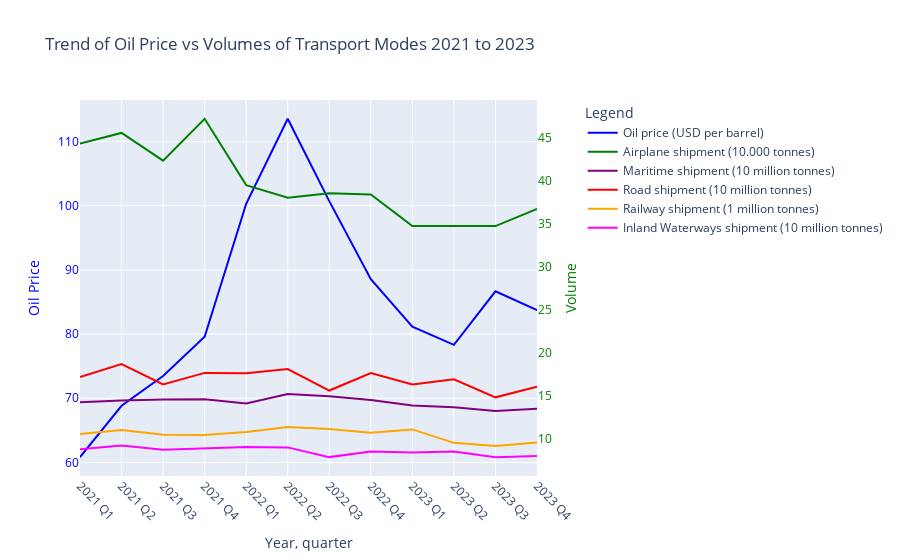

The notebook cell this image was saved under:
### Code cell
import plotly.graph_objects as go

# Create figure with dual y-axes
fig = go.Figure()

# Add Oil Price trace
fig.add_trace(go.Scatter(
    x=df['Year, Month'],
    y=df['Price'],
    name='Oil price (USD per barrel)',
    line=dict(color='blue', dash='solid'),
    yaxis='y1'  # Link to the primary y-axis
))

# Add Airplane Mode trace
fig.add_trace(go.Scatter(
    x=df['Year, Month'],
    y=df['Airplane Mode'],
    name='Airplane shipment (10.000 tonnes)',
    line=dict(color='green', dash='solid'),
    yaxis='y2'  # Link to the secondary y-axis
))

# Add Maritime Mode trace
fig.add_trace(go.Scatter(
    x=df['Year, Month'],
    y=df['Maritime Mode'],
    name='Maritime shipment (10 million tonnes)',
    line=dict(color='purple', dash='solid'),
    yaxis='y2'  # Link to the secondary y-axis
))

# Add Road Mode trace
fig.add_trace(go.Scatter(
    x=df['Year, Month'],
    y=df['Road Mode'],
    name='Road shipment (10 million tonnes)',
    line=dict(color='red', dash='solid'),
    yaxis='y2'  # Link to the secondary y-axis
))

# Add Railway Mode trace
fig.add_trace(go.Scatter(
    x=df['Year, Month'],
    y=df['Railway Mode'],
    name='Railway shipment (1 million tonnes)',
    line=dict(color='orange', dash='solid'),
    yaxis='y2'  # Link to the secondary y-axis
))

# Add Inland Waterways Mode trace
fig.add_trace(go.Scatter(
    x=df['Year, Month'],
    y=df['Inland Waterways Mode'],
    name='Inland Waterways shipment (10 million tonnes)',
    line=dict(color='magenta', dash='solid'),
    yaxis='y2'  # Link to the secondary y-axis
))

# Set up the layout with dual y-axes
fig.update_layout(
    title='Trend of Oil Price vs Volumes of Transport Modes 2021 to 2023',
    xaxis=dict(
        title='Year, quarter',
        showgrid=True,
        tickangle=45
    ),
    yaxis=dict(
        title='Oil Price',
        showgrid=True,
        titlefont=dict(color='blue'),
        tickfont=dict(color='blue')
    ),
    yaxis2=dict(
        title='Volume',
        overlaying='y',  # Overlay it on the primary y-axis
        side='right',    # Place it on the right
        showgrid=False,
        titlefont=dict(color='green'),
        tickfont=dict(color='green')
    ),
    legend_title_text='Legend',
    legend=dict(
        x=1.1,  # Move legend outside to the right
        y=1,     # Align legend to the top
        xanchor='left',  # Position the legend starting from the left
        yanchor='top',   # Align it with the top of the graph
        orientation='v'  # Set legend vertically
    ),
    hovermode='x unified'
)

fig.show()

### Figure 1 — Plotly figure (JSON) as saved in the notebook; plotly's stock layout.template omitted (floating-point values rounded to 4 significant figures)
{"data": [{"line": {"color": "blue", "dash": "solid"}, "name": "Oil price (USD per barrel)", "type": "scatter", "x": ["2021 Q1", "2021 Q2", "2021 Q3", "2021 Q4", "2022 Q1", "2022 Q2", "2022 Q3", "2022 Q4", "2023 Q1", "2023 Q2", "2023 Q3", "2023 Q4", null, null, null, null, null, null, null, null, null, null, null, null, null, null, null], "y": [60.82, 68.83, 73.47, 79.59, 100.3, 113.5, 100.7, 88.56, 81.17, 78.32, 86.66, 83.72, null, null, null, null, null, null, null, null, null, null, null, null, null, null, null], "yaxis": "y"}, {"line": {"color": "green", "dash": "solid"}, "name": "Airplane shipment (10.000 tonnes)", "type": "scatter", "x": ["2021 Q1", "2021 Q2", "2021 Q3", "2021 Q4", "2022 Q1", "2022 Q2", "2022 Q3", "2022 Q4", "2023 Q1", "2023 Q2", "2023 Q3", "2023 Q4", null, null, null, null, null, null, null, null, null, null, null, null, null, null, null], "y": [44.35, 45.59, 42.36, 47.23, 39.52, 38.06, 38.58, 38.43, 34.77, 34.74, 34.76, 36.76, null, null, null, null, null, null, null, null, null, null, null, null, null, null, null], "yaxis": "y2"}, {"line": {"color": "purple", "dash": "solid"}, "name": "Maritime shipment (10 million tonnes)", "type": "scatter", "x": ["2021 Q1", "2021 Q2", "2021 Q3", "2021 Q4", "2022 Q1", "2022 Q2", "2022 Q3", "2022 Q4", "2023 Q1", "2023 Q2", "2023 Q3", "2023 Q4", null, null, null, null, null, null, null, null, null, null, null, null, null, null, null], "y": [14.27, 14.48, 14.59, 14.64, 14.14, 15.24, 14.98, 14.55, 13.9, 13.69, 13.26, 13.52, null, null, null, null, null, null, null, null, null, null, null, null, null, null, null], "yaxis": "y2"}, {"line": {"color": "red", "dash": "solid"}, "name": "Road shipment (10 million tonnes)", "type": "scatter", "x": ["2021 Q1", "2021 Q2", "2021 Q3", "2021 Q4", "2022 Q1", "2022 Q2", "2022 Q3", "2022 Q4", "2023 Q1", "2023 Q2", "2023 Q3", "2023 Q4", null, null, null, null, null, null, null, null, null, null, null, null, null, null, null], "y": [17.2, 18.72, 16.34, 17.69, 17.64, 18.13, 15.64, 17.68, 16.34, 16.95, 14.85, 16.09, null, null, null, null, null, null, null, null, null, null, null, null, null, null, null], "yaxis": "y2"}, {"line": {"color": "orange", "dash": "solid"}, "name": "Railway shipment (1 million tonnes)", "type": "scatter", "x": ["2021 Q1", "2021 Q2", "2021 Q3", "2021 Q4", "2022 Q1", "2022 Q2", "2022 Q3", "2022 Q4", "2023 Q1", "2023 Q2", "2023 Q3", "2023 Q4", null, null, null, null, null, null, null, null, null, null, null, null, null, null, null], "y": [10.59, 11.04, 10.51, 10.47, 10.81, 11.4, 11.16, 10.72, 11.12, 9.56, 9.19, 9.61, null, null, null, null, null, null, null, null, null, null, null, null, null, null, null], "yaxis": "y2"}, {"line": {"color": "magenta", "dash": "solid"}, "name": "Inland Waterways shipment (10 million tonnes)", "type": "scatter", "x": ["2021 Q1", "2021 Q2", "2021 Q3", "2021 Q4", "2022 Q1", "2022 Q2", "2022 Q3", "2022 Q4", "2023 Q1", "2023 Q2", "2023 Q3", "2023 Q4", null, null, null, null, null, null, null, null, null, null, null, null, null, null, null], "y": [8.81, 9.24, 8.77, 8.94, 9.07, 9.03, 7.9, 8.55, 8.45, 8.55, 7.89, 8.02, null, null, null, null, null, null, null, null, null, null, null, null, null, null, null], "yaxis": "y2"}], "layout": {"autosize": true, "hovermode": "x unified", "legend": {"orientation": "v", "title": {"text": "Legend"}, "x": 1.1, "xanchor": "left", "y": 1, "yanchor": "top"}, "title": {"text": "Trend of Oil Price vs Volumes of Transport Modes 2021 to 2023"}, "xaxis": {"autorange": true, "range": [0, 11], "showgrid": true, "tickangle": 45, "title": {"text": "Year, quarter"}, "type": "category"}, "yaxis": {"autorange": true, "range": [57.89, 116.5], "showgrid": true, "tickfont": {"color": "blue"}, "title": {"font": {"color": "blue"}, "text": "Oil Price"}, "type": "linear"}, "yaxis2": {"autorange": true, "overlaying": "y", "range": [5.704, 49.42], "showgrid": false, "side": "right", "tickfont": {"color": "green"}, "title": {"font": {"color": "green"}, "text": "Volume"}, "type": "linear"}}}
